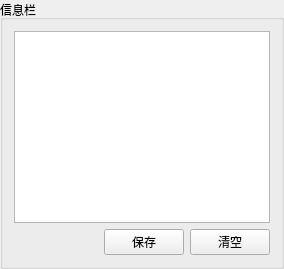
        <widget class="QGroupBox" name="groupBox_7">
         <property name="maximumSize">
          <size>
           <width>167777</width>
           <height>167777</height>
          </size>
         </property>
         <property name="title">
          <string>信息栏</string>
         </property>
         <layout class="QGridLayout" name="gridLayout_3">
          <item row="0" column="0">
           <widget class="QTextBrowser" name="textBrowser_2"/>
          </item>
          <item row="1" column="0">
           <layout class="QHBoxLayout" name="horizontalLayout_20">
            <item>
             <spacer name="horizontalSpacer_6">
              <property name="orientation">
               <enum>Qt::Horizontal</enum>
              </property>
              <property name="sizeHint" stdset="0">
               <size>
                <width>40</width>
                <height>20</height>
               </size>
              </property>
             </spacer>
            </item>
            <item>
             <widget class="QPushButton" name="btn_clear_recvText_2">
              <property name="text">
               <string>保存</string>
              </property>
             </widget>
            </item>
            <item>
             <widget class="QPushButton" name="btn_clear_recvText">
              <property name="text">
               <string>清空</string>
              </property>
             </widget>
            </item>
           </layout>
          </item>
         </layout>
        </widget>
